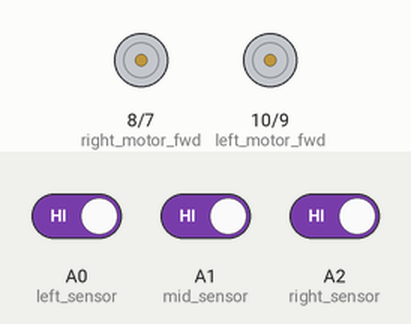
Recording of a sketch running on a simulated Arduino Uno, built with avr-gcc and run on an emulated ATmega328P. Shown: motor-driver pin pairs drawn as motors (green arrow = first pin HIGH = forward, orange = second pin HIGH = backward, longer = more drive, scaled by the enable pin). The test bench sets the inputs (shaded band); at power-on: A0 (left_sensor) HIGH, A2 (right_sensor) HIGH, A1 (mid_sensor) HIGH.

Above: at 1.2 s.
1.3 s: A0 (left_sensor) driven LOW
At 2.5 s:
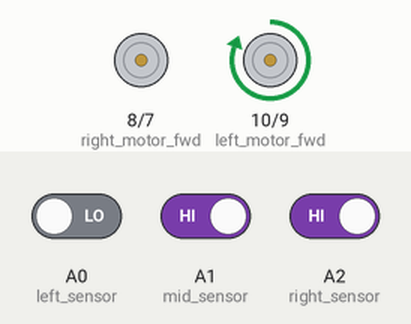
2.8 s: A2 (right_sensor) driven LOW
At 3.6 s:
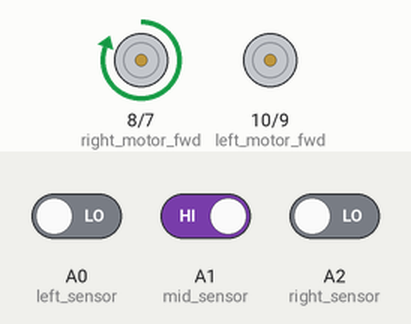
4.3 s: A2 (right_sensor) driven HIGH
At 4.8 s:
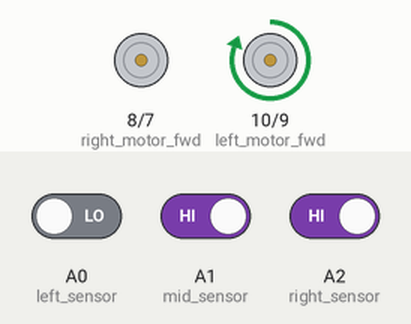
5.8 s: A0 (left_sensor) driven HIGH
At 7.0 s:
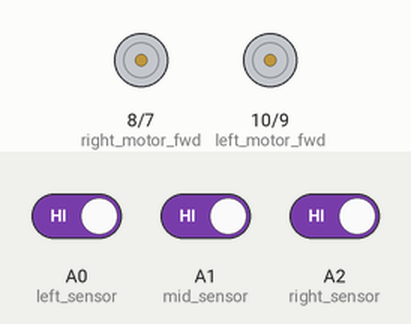
7.3 s: A1 (mid_sensor) driven LOW
At 8.3 s:
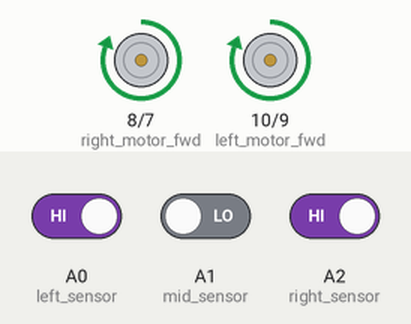
Timing chart, 0 to 9.8 s (numbered marks = the images above; inputs shaded):
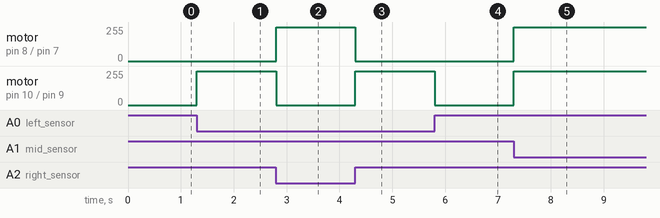

The sketch:

line_follower.ino
```cpp
#define left_sensor A0
#define mid_sensor A1
#define right_sensor A2
#define left_motor_fwd 10
#define left_motor_bwd 9
#define right_motor_fwd 8
#define right_motor_bwd 7
#define left_speed 5
#define right_speed 6

void setup() {
  pinMode(left_sensor, INPUT);
  pinMode(mid_sensor, INPUT);
  pinMode(right_sensor, INPUT);
  pinMode(left_motor_fwd, OUTPUT);
  pinMode(left_motor_bwd, OUTPUT);
  pinMode(right_motor_fwd, OUTPUT);
  pinMode(right_motor_bwd, OUTPUT);
  pinMode(left_speed, OUTPUT);
  pinMode(right_speed, OUTPUT);
  analogWrite(left_speed, 255);
  analogWrite(right_speed, 255);
}

void moveForward() {
  digitalWrite(left_motor_fwd, HIGH);
  digitalWrite(left_motor_bwd, LOW);
  digitalWrite(right_motor_fwd, HIGH);
  digitalWrite(right_motor_bwd, LOW);
}

void turnRight() {
  digitalWrite(left_motor_fwd, HIGH);
  digitalWrite(left_motor_bwd, LOW);
  digitalWrite(right_motor_fwd, LOW);
  digitalWrite(right_motor_bwd, LOW);
}

void turnLeft() {
  digitalWrite(left_motor_fwd, LOW);
  digitalWrite(left_motor_bwd, LOW);
  digitalWrite(right_motor_fwd, HIGH);
  digitalWrite(right_motor_bwd, LOW);
}

void stopMotors() {
  digitalWrite(left_motor_fwd, LOW);
  digitalWrite(left_motor_bwd, LOW);
  digitalWrite(right_motor_fwd, LOW);
  digitalWrite(right_motor_bwd, LOW);
}

void loop() {
  int left_val = digitalRead(left_sensor);
  int mid_val = digitalRead(mid_sensor);
  int right_val = digitalRead(right_sensor);

  if (mid_val == 0 && left_val == 1 && right_val == 1) {
    moveForward();
  }
  else if (right_val == 0) {
    turnLeft();
  }
  else if (left_val == 0) {
    turnRight();
  }
  else {
    stopMotors();
  }
}
```

Measured:
- after the input at 1.3 s, motor on pin 10 (left_motor_fwd) / pin 9 (left_motor_bwd): stopped → forward 255/255 at once
- after the input at 2.8 s, motor on pin 8 (right_motor_fwd) / pin 7 (right_motor_bwd): stopped → forward 255/255 at once; motor on pin 10 (left_motor_fwd) / pin 9 (left_motor_bwd): forward 255/255 → stopped at once
- after the input at 4.3 s, motor on pin 8 (right_motor_fwd) / pin 7 (right_motor_bwd): forward 255/255 → stopped at once; motor on pin 10 (left_motor_fwd) / pin 9 (left_motor_bwd): stopped → forward 255/255 at once
- after the input at 5.8 s, motor on pin 10 (left_motor_fwd) / pin 9 (left_motor_bwd): forward 255/255 → stopped at once
- after the input at 7.3 s, motor on pin 8 (right_motor_fwd) / pin 7 (right_motor_bwd), motor on pin 10 (left_motor_fwd) / pin 9 (left_motor_bwd): stopped → forward 255/255 at once
